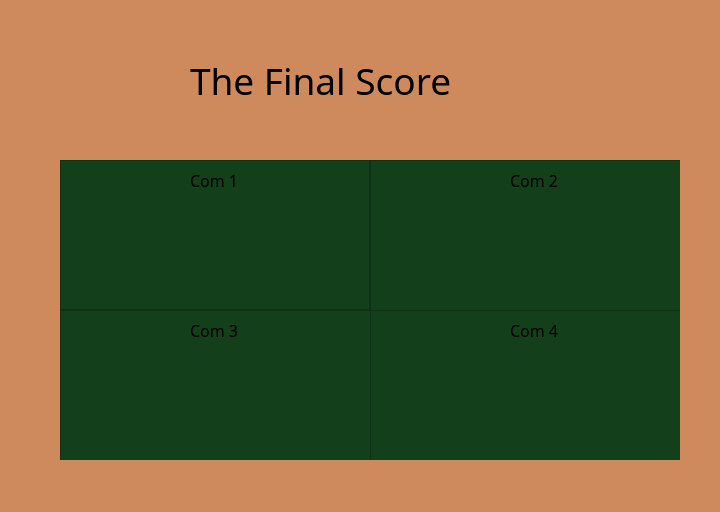
<?xml version="1.0" encoding="UTF-8"?>
<ui version="4.0">
 <class>TheFinalScore</class>
 <widget class="QWidget" name="TheFinalScore">
  <property name="geometry">
   <rect>
    <x>0</x>
    <y>0</y>
    <width>720</width>
    <height>512</height>
   </rect>
  </property>
  <property name="windowTitle">
   <string>Form</string>
  </property>
  <property name="autoFillBackground">
   <bool>false</bool>
  </property>
  <property name="styleSheet">
   <string notr="true">background-color: rgb(206, 138, 93);</string>
  </property>
  <widget class="QLabel" name="label">
   <property name="geometry">
    <rect>
     <x>190</x>
     <y>50</y>
     <width>400</width>
     <height>60</height>
    </rect>
   </property>
   <property name="font">
    <font>
     <family>Showcard Gothic</family>
     <pointsize>28</pointsize>
    </font>
   </property>
   <property name="styleSheet">
    <string notr="true">color: rgb(0, 0, 0);</string>
   </property>
   <property name="text">
    <string>The Final Score</string>
   </property>
  </widget>
  <widget class="QFrame" name="frame">
   <property name="geometry">
    <rect>
     <x>60</x>
     <y>160</y>
     <width>620</width>
     <height>300</height>
    </rect>
   </property>
   <property name="styleSheet">
    <string notr="true">background-color: rgb(20, 63, 27);</string>
   </property>
   <property name="frameShape">
    <enum>QFrame::StyledPanel</enum>
   </property>
   <property name="frameShadow">
    <enum>QFrame::Raised</enum>
   </property>
   <widget class="QFrame" name="frame_2">
    <property name="geometry">
     <rect>
      <x>0</x>
      <y>0</y>
      <width>310</width>
      <height>150</height>
     </rect>
    </property>
    <property name="styleSheet">
     <string notr="true">background-color: rgb(20, 63, 27);</string>
    </property>
    <property name="frameShape">
     <enum>QFrame::StyledPanel</enum>
    </property>
    <property name="frameShadow">
     <enum>QFrame::Raised</enum>
    </property>
    <widget class="QLabel" name="label_2">
     <property name="geometry">
      <rect>
       <x>130</x>
       <y>10</y>
       <width>70</width>
       <height>20</height>
      </rect>
     </property>
     <property name="font">
      <font>
       <family>Showcard Gothic</family>
       <pointsize>12</pointsize>
      </font>
     </property>
     <property name="text">
      <string>Com 1</string>
     </property>
    </widget>
   </widget>
   <widget class="QFrame" name="frame_3">
    <property name="geometry">
     <rect>
      <x>310</x>
      <y>0</y>
      <width>311</width>
      <height>151</height>
     </rect>
    </property>
    <property name="frameShape">
     <enum>QFrame::StyledPanel</enum>
    </property>
    <property name="frameShadow">
     <enum>QFrame::Raised</enum>
    </property>
    <widget class="QLabel" name="label_3">
     <property name="geometry">
      <rect>
       <x>140</x>
       <y>10</y>
       <width>70</width>
       <height>20</height>
      </rect>
     </property>
     <property name="font">
      <font>
       <family>Showcard Gothic</family>
       <pointsize>12</pointsize>
      </font>
     </property>
     <property name="text">
      <string>Com 2</string>
     </property>
    </widget>
   </widget>
   <widget class="QFrame" name="frame_4">
    <property name="geometry">
     <rect>
      <x>0</x>
      <y>150</y>
      <width>311</width>
      <height>151</height>
     </rect>
    </property>
    <property name="frameShape">
     <enum>QFrame::StyledPanel</enum>
    </property>
    <property name="frameShadow">
     <enum>QFrame::Raised</enum>
    </property>
    <widget class="QLabel" name="label_4">
     <property name="geometry">
      <rect>
       <x>130</x>
       <y>10</y>
       <width>70</width>
       <height>20</height>
      </rect>
     </property>
     <property name="font">
      <font>
       <family>Showcard Gothic</family>
       <pointsize>12</pointsize>
      </font>
     </property>
     <property name="text">
      <string>Com 3</string>
     </property>
    </widget>
   </widget>
   <widget class="QFrame" name="frame_5">
    <property name="geometry">
     <rect>
      <x>310</x>
      <y>150</y>
      <width>311</width>
      <height>151</height>
     </rect>
    </property>
    <property name="frameShape">
     <enum>QFrame::StyledPanel</enum>
    </property>
    <property name="frameShadow">
     <enum>QFrame::Raised</enum>
    </property>
    <widget class="QLabel" name="label_5">
     <property name="geometry">
      <rect>
       <x>140</x>
       <y>10</y>
       <width>70</width>
       <height>20</height>
      </rect>
     </property>
     <property name="font">
      <font>
       <family>Showcard Gothic</family>
       <pointsize>12</pointsize>
      </font>
     </property>
     <property name="text">
      <string>Com 4</string>
     </property>
    </widget>
   </widget>
  </widget>
 </widget>
 <resources/>
 <connections/>
</ui>
